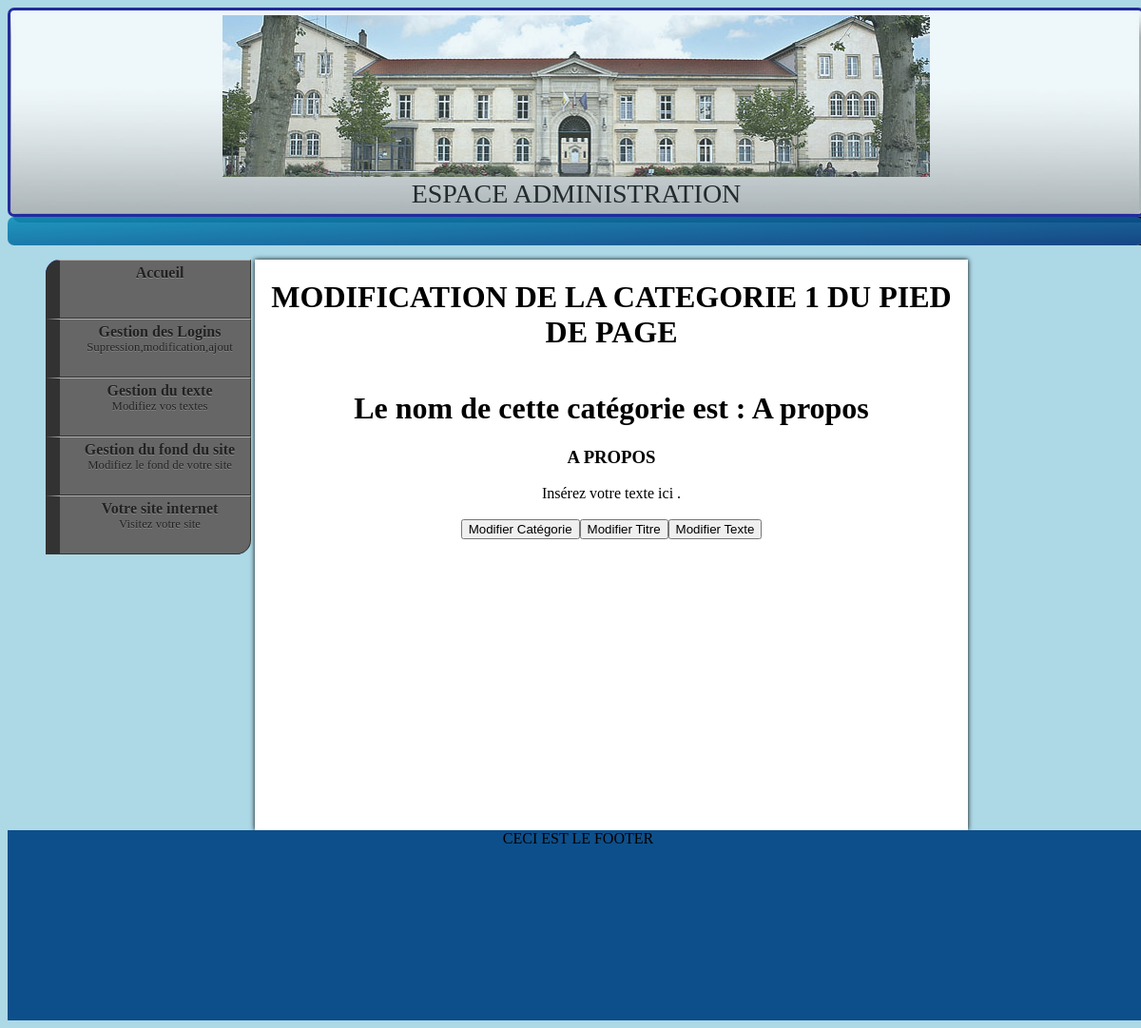
The page /Association-anciens-eleves/admin/index_admin.php?page=modif_texte_pied_de_page_categorie1 (signed in) on the database its author committed.
### tables this page shows
CREATE TABLE IF NOT EXISTS `categorie_piedpage1` (
  `id` int(11) NOT NULL AUTO_INCREMENT,
  `nom_categorie` varchar(100) NOT NULL,
  `titre` varchar(100) NOT NULL,
  `texte` text NOT NULL,
  PRIMARY KEY (`id`)
);

### Association-anciens-eleves/admin/modif_texte_pied_de_page_categorie1.php (the view, shortened to what this page needs)
<form name="formulaire" method="POST">
<?php
		try
	{
		$bdd = new PDO('mysql:host=localhost;dbname=texte_assoc', 'root','');
	}
		catch(Exception $e)
	{
        die('Erreur : '.$e->getMessage());
	}
echo"<div id='bande_inscription1'>";
ECHO'<H1>MODIFICATION DE LA CATEGORIE 1 DU PIED DE PAGE</H1>';
echo'</div>';
	$bdd->exec("SET CHARACTER SET utf8");
	$requete=$bdd->query('SELECT nom_categorie,titre,texte FROM  categorie_piedpage1 WHERE id=1');
	while ($ligne = $requete->fetch())
	{
	echo'<h1>Le nom de cette catégorie est : '.$ligne["nom_categorie"].'</h1>' ;
echo"  <center> <h3> ".$ligne["titre"]."</h3> </center> ";
echo $ligne["texte"];
}
echo "<input type='submit' name='updt1' value='Modifier Catégorie' />";
  echo "<input type='submit' name='updt2' value='Modifier Titre' />";
    echo "<input type='submit' name='updt3' value='Modifier Texte' />";
?>
</form>

### Association-anciens-eleves/admin/style_bleu.css (style rules this page uses)
body { background-color:lightblue; }
div { overflow: hidden; text-align: center; }

### rows shown on the page
categorie_piedpage1: nom_categorie "A propos", titre "A PROPOS", texte "Insérez votre texte ici ."
